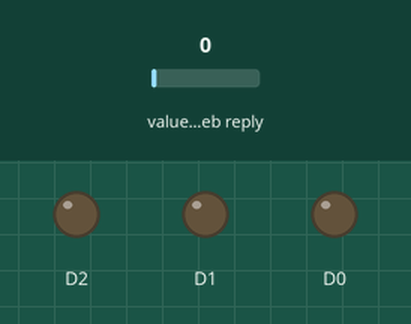
This sketch was run on a simulated ESP8266 (NodeMCU). Parts: output pins drawn as LEDs (lit = HIGH). Inputs (shaded band) come from the test bench; at power-on: value in the web reply 0. WiFi joins after 1.5 s; servers stay silent unless stated; web services answer with replies made up by the test bench; what the sketch prints to the serial monitor is not drawn.

Above: at 0.1 s.
At 3.7 s:
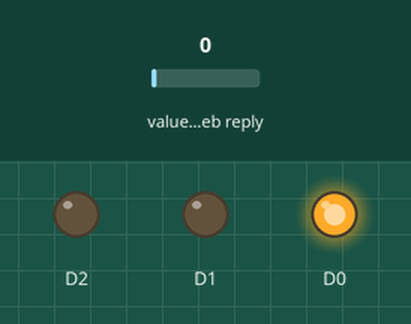
3.8 s: value in the web reply set to 2
At 4.7 s:
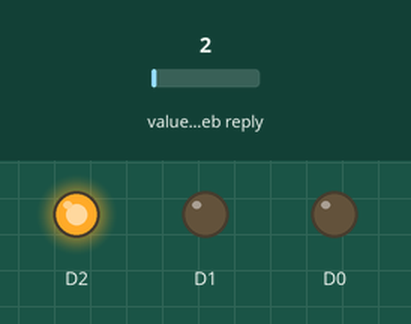
Timing chart, 0 to 6.8 s (numbered marks = the images above; inputs shaded):
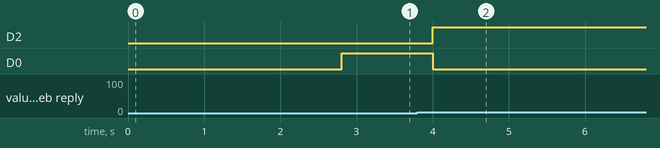

Measured:
- after the input at 3.8 s, D2: LOW → HIGH after 0.20 s; D0: HIGH → LOW after 0.20 s

The sketch:

Program7if1thenglowelsenoglow.ino
```cpp
#include <ESP8266WiFi.h>  // Header file
#include <WiFiClient.h>   // Header file
#include <ThingSpeak.h>   // Header file

WiFiClient client;   // Creates a client that can connect to to a specified internet IP address

void setup()         // Code under this setup run once.
{
//i = 0;
pinMode(D0,OUTPUT);
pinMode(D1,OUTPUT);
pinMode(D2,OUTPUT);
Serial.begin(9600);        // Sets the data rate in bits per second (baud) for serial data transmission
ThingSpeak.begin(client);

  WiFi.disconnect();
  delay(1000);
   WiFi.begin("realmext","om12345678");              //("Wifi Name","Wifi Password")
  while ((!(WiFi.status() == WL_CONNECTED)))
   {
    delay(300);
    Serial.print(".");
   }
   Serial.println("");
  Serial.println("Connected to WiFi");
}


void loop()           // Code under this loop runs forever.
{
   int i = ThingSpeak.readIntField(3017973,1,"WV07SMTEW5XQDL9U");
   Serial.println(i);
   if(i==0){
   digitalWrite(D0,1);
   digitalWrite(D3,0);
   digitalWrite(D2,0);}
   else
   if(i==1){
   digitalWrite(D0,0);
   digitalWrite(D1,1);}
   else{
    digitalWrite(D0,0);
    digitalWrite(D1,0);
   digitalWrite(D2,1);}
}
```
